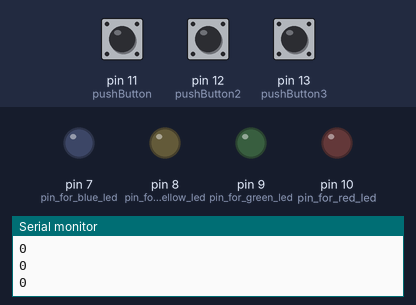
Bench run of a sketch on a simulated Arduino Uno, built with avr-gcc and run on an emulated ATmega328P. Parts: output pins drawn as LEDs (lit = HIGH), the last lines printed to the serial monitor. Dashed ring = blinking. The inputs (shaded band) are chosen by the test bench; at power-on: pin 11 (pushButton) LOW, pin 12 (pushButton2) LOW, pin 13 (pushButton3) LOW.

Above: at 1.2 s.
1.3 s: pin 11 (pushButton) pulled HIGH for 3.2 s
At 4.95 s:
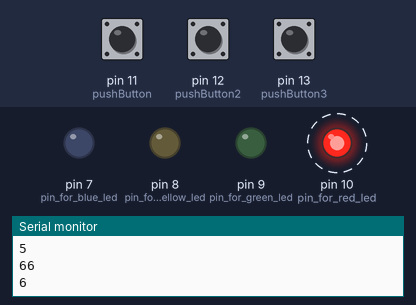
Timing chart, 0 to 13.5 s (numbered marks = the images above; inputs shaded):
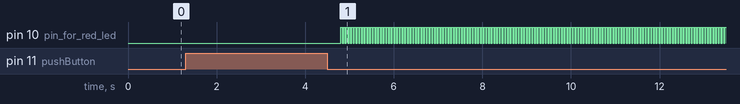

The sketch:

Code.ino
```cpp
const int pushButton = 11;  //declares pin for the first button
const int pushButton2 = 12; //declares pin for the second button
const int pushButton3 = 13; //declares pin for the third button
int correctOrd[] = {12, 11, 13, 11, 13, 11}; //213131
int buttonSum = 0;  //tracks the sum of the value of pins of the button pressed
int counter = 0; //vriable to track the number of buttons pressed

void setup() {

  Serial.begin(9600);  // initialize serial communication at 9600 bits per second
  pinMode(7, OUTPUT);   //pin for blue led
  pinMode(8, OUTPUT);   //pin for yellow led
  pinMode(9, OUTPUT);   //pin for green led
  pinMode(10, OUTPUT);  //pin for red led
  pinMode(pushButton, INPUT);   //pin for 1st(yellow) button
  pinMode(pushButton2, INPUT);  //pin for 2nd(green) button
  pinMode(pushButton3, INPUT);  //pin for 3rd(red) button
}

void loop() {

  //checks the first button if its pressed
  if (digitalRead(pushButton) == HIGH) {
    counter++;
    buttonSum += pushButton;
    //digitalWrite(pushButton, LOW);
    delay(500);
  }

  //checks the second button if its pressed
  if (digitalRead(pushButton2) == HIGH) {
    counter++;
    buttonSum += pushButton2;
    //digitalWrite(pushButton2, LOW);
    delay(500);
  }

  //checks the third button if its pressed
  if (digitalRead(pushButton3) == HIGH) {
    counter++;
    buttonSum += pushButton3;
    //digitalWrite(pushButton3, LOW);
    delay(500);
  }

  //If hit in order, the buttonSum will be equal to 71 and the number of buttons pressed will be 6 - So all LEDs falsh to indicate success
  if (buttonSum == 71 & counter == 6) {
    digitalWrite(7, HIGH);
    digitalWrite(8, HIGH);
    digitalWrite(9, HIGH);
    digitalWrite(10, HIGH);
  }
  //if buttonSu rises above 71, the user has lost and a red led flashes
  else if (buttonSum > 71) {
    digitalWrite(10, HIGH);
    delay(30);
    digitalWrite(10, LOW);
    delay(30);

  }
  //ifnumber of buttons pressed rises above 6,the user has lost and a red led flashes
  else if (counter > 6) {
    digitalWrite(10, HIGH);
    delay(30);
    digitalWrite(10, LOW);
    delay(30);

  }
  else { //prints the sum of buttons and counter of buttons for debugging
    Serial.println(buttonSum);
    Serial.println(counter);
  }

  delay(1);
}
```

Measured:
- after the input at 1.3 s, pin 10 (pin_for_red_led): alternates HIGH for 0.03 s and LOW for 0.03 s, starting after 3.5 s
